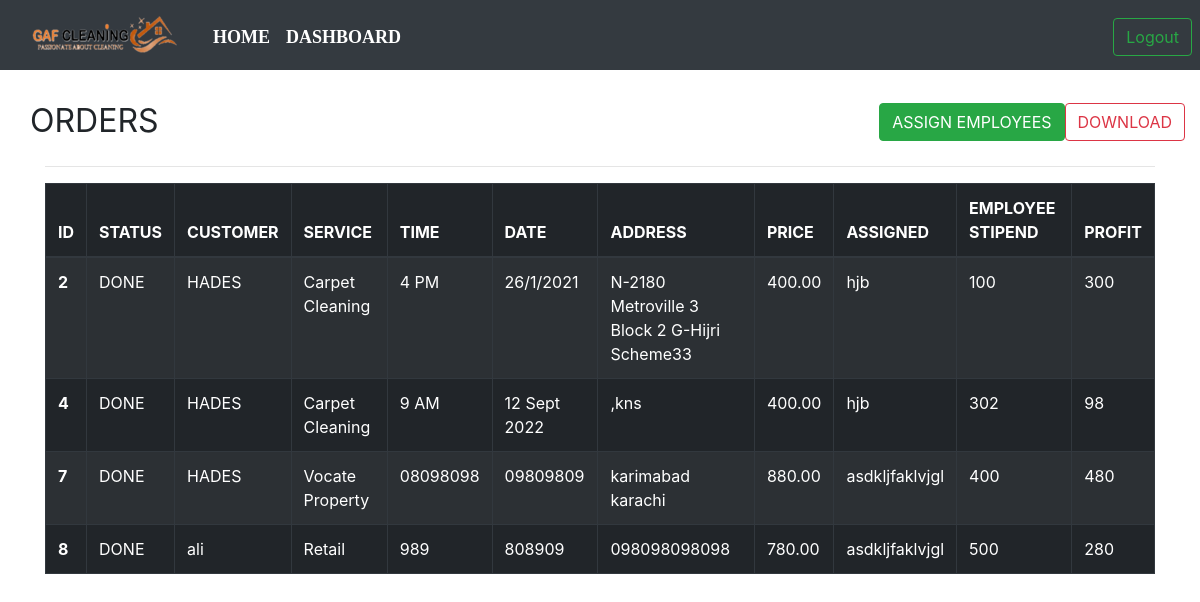
The app's page /allOrders/ (signed in) with its own data.
### users/models.py (models this page shows, shortened)
class booking(models.Model):
    service = models.ForeignKey(ServiceDetails, null=True, blank=True, on_delete=models.CASCADE)
    address = models.CharField(max_length=50)
    time = models.CharField(max_length=50)
    date = models.CharField(max_length=50)
    status = models.CharField(max_length=50)
    customer = models.ForeignKey(Customer,null=True, blank=True, on_delete=models.CASCADE)
    stipend = models.CharField(max_length=50, null=True, blank=True)
    employee = models.ForeignKey(Employee2, null=True, blank=True, on_delete=models.CASCADE)
    profit = models.CharField(max_length=50, null=True, blank=True)

class Customer(models.Model):
    name = models.CharField(max_length=50)
    email = models.CharField(max_length=50)
    fax = models.CharField(max_length=50)
    user = models.OneToOneField(User, blank=True, null=True, on_delete = models.CASCADE)

class Employee2(models.Model):
    customer = models.OneToOneField(Employee, null=True, blank=True, on_delete=models.CASCADE)
    earnings = models.CharField(max_length=10, default="0")

class Employee(models.Model):
    surname = models.CharField(max_length=50)
    first_name = models.CharField(max_length=50)
    full_address = models.CharField(max_length=80)
    postcode = models.CharField(max_length=20)
    tel_number = models.CharField(max_length=20)
    mob_number = models.CharField(max_length=20)
    next_of_kin = models.CharField(max_length=50)
    training_levels = models.CharField(max_length=20)
    site_stationed = models.CharField(max_length=30)
    position = models.CharField(max_length=50)
    line_supervisor =models.CharField(max_length=40)
    line_manager= models.CharField(max_length=60)
    user = models.OneToOneField(User, blank=True, null=True, on_delete = models.CASCADE)

### pages/models.py (models this page shows, shortened)
class ServiceDetails(models.Model):
    name = models.CharField(max_length=50)
    price = models.DecimalField(max_digits=10, decimal_places=2)
    image = models.ImageField(null=True, blank=True)

### pages/views.py (the view)
# urls.py: path("allOrders/", ordersView, name="orders"),
def ordersView(request):
    if "Admin" in [g.name for g in request.user.groups.all()]:
        orders = booking.objects.all()
        context= {
            "orders":orders
        }
        return render(request, "orders.html", context)
    else:
        return redirect('home')

### templates/orders.html (shortened to what this page needs)
{% load static %}
<!DOCTYPE html>
<html lang="en">
<head>
    <link rel="stylesheet" href="{% static 'header.css' %}">
    <link rel="stylesheet" href="https://cdnjs.cloudflare.com/ajax/libs/animate.css/3.7.2/animate.min.css">
    <link rel="stylesheet" href="https://maxcdn.bootstrapcdn.com/bootstrap/4.0.0/css/bootstrap.min.css" >
</head>
<body>
  <nav class="navbar navbar-expand-lg navbar-dark bg-dark">
  <div class="container-fluid mt-1">
    <a href="{% url 'home' %}" class="pull-left" ><img src="{% static 'images/logo1.png' %}"></a>
    <div class="collapse navbar-collapse" id="navbarSupportedContent">
      <ul class="navbar-nav me-auto mb-2 mb-lg-0 mx-4">
        <li class="nav-item">
          <a class="nav-link active" aria-current="page" href="{% url 'home' %}">Home</a>
        </li>
        <li class="nav-item">
          <a class="nav-link active" aria-current="page" href="{% url 'dashboard' %}">Dashboard</a>
        </li>
	    </ul>
        <div class="btn-group mx-2" role="group" aria-label="Basic outlined example"  style="position: absolute; right: 0;">
          <a href="{% url 'logout' %}"><button type="button" class="btn btn-outline-success">Logout</button></a>
        </div>
    </div>
  </div>
</nav>
<div class="container">
    <br />
    <div class="row" style="justify-content: space-between;">
    <h1> <b> <small>ORDERS</small></b> </h1>
    <div class="row">
   <div class="modal-dialog-centered">
    <a href="{% url 'assignEmp' %}"><button type="button" class="btn btn-success">ASSIGN EMPLOYEES</button></a>
</div>
<div class="modal-dialog-centered">
  <a href="{% url 'printOrders' %}"><button type="button" class="btn btn-outline-danger">DOWNLOAD</button></a>
</div>
</div>
</div>
<hr />
    <div class="table-responsive">
    <table class="table-bordered table-hover table table-dark table-striped">
        <thead>
        <tr>
            <th scope="col"> ID </th>
            <th scope="col"> STATUS </th>
            <th scope="col"> CUSTOMER </th>
            <th scope="col"> SERVICE </th>
            <th scope="col"> TIME </th>
            <th scope="col"> DATE </th>
            <th scope="col"> ADDRESS </th>
            <th scope="col"> PRICE </th>
            <th scope="col"> ASSIGNED </th>
            <th scope="col"> EMPLOYEE STIPEND </th>
            <th scope="col"> PROFIT </th>
        </tr>
        </thead>
        <tbody>
        {% for order in orders %}
        <tr class="w-100 h-25">
            <th scope="row"> {{order.id}} </th>
            <td> {{ order.status }} </td>
            <td> {{ order.customer.name }} </td>
            <td> {{ order.service.name }} </td>
            <td> {{ order.time }} </td>
            <td> {{ order.date }} </td>
            <td> {{ order.address }} </td>
            <td> {{ order.service.price }} </td>
            {% if order.employee %}
            <td> {{ order.employee.customer.first_name }} </td>
            {% else %}
            <td>  Unassigned </td>
            {% endif %}
            <td> {{ order.stipend }} </td>
            <td> {{ order.profit }}  </td>
        </tr>
        {% endfor %}
        </tbody>
    </table>
</div>
</div>

### static/header.css (style rules this page uses)
.navbar-nav a { font-family: consolas; font-size: 18px; text-transform: uppercase; font-weight: bold; }
.navbar-nav { text-align: center; }
.nav-link { padding: .2rem 1rem; }
.w-100 { height: 100vh; }
button { color: #f06e03; padding: 10px 25px; background: transparent; border: 3px solid rgb(0, 0, 0); border-radius: 20px; outline: none; cursor: pointer; }
body { padding: 0; margin: 0; background-color: #17141d; color: white; font-family: 'DM Mono', monospace; }

### records on screen
booking: id "2", status "DONE", customer.name "HADES", service.name "Carpet Cleaning", time "4 PM", date "26/1/2021", address "N-2180 Metroville 3 Block 2 G-Hijri Scheme33", service.price "400.00", employee.customer.first_name "hjb", stipend "100", profit "300"
booking: id "4", status "DONE", customer.name "HADES", service.name "Carpet Cleaning", time "9 AM", date "12 Sept 2022", address ",kns", service.price "400.00", employee.customer.first_name "hjb", stipend "302", profit "98"
booking: id "7", status "DONE", customer.name "HADES", service.name "Vocate Property", time "08098098", date "09809809", address "karimabad karachi", service.price "880.00", employee.customer.first_name "asdkljfaklvjgl", stipend "400", profit "480"
booking: id "8", status "DONE", customer.name "ali", service.name "Retail", time "989", date "808909", address "098098098098", service.price "780.00", employee.customer.first_name "asdkljfaklvjgl", stipend "500", profit "280"
